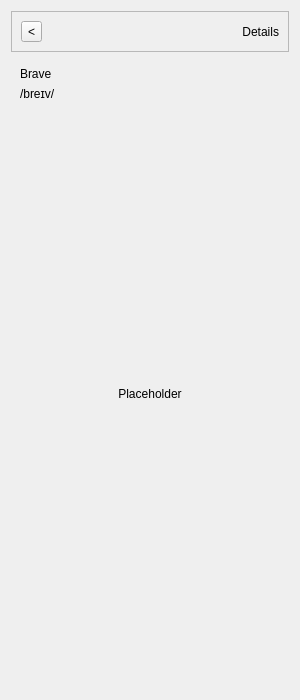
<?xml version="1.0" encoding="UTF-8"?>
<ui version="4.0">
 <class>translationDetail</class>
 <widget class="QWidget" name="translationDetail">
  <property name="geometry">
   <rect>
    <x>0</x>
    <y>0</y>
    <width>300</width>
    <height>700</height>
   </rect>
  </property>
  <property name="windowTitle">
   <string>Form</string>
  </property>
  <layout class="QVBoxLayout" name="verticalLayout">
   <item>
    <widget class="QFrame" name="detailHeader">
     <property name="sizePolicy">
      <sizepolicy hsizetype="Preferred" vsizetype="Fixed">
       <horstretch>0</horstretch>
       <verstretch>0</verstretch>
      </sizepolicy>
     </property>
     <property name="frameShape">
      <enum>QFrame::Shape::StyledPanel</enum>
     </property>
     <property name="frameShadow">
      <enum>QFrame::Shadow::Raised</enum>
     </property>
     <layout class="QHBoxLayout" name="horizontalLayout">
      <item>
       <widget class="QToolButton" name="backButton">
        <property name="text">
         <string>&lt;</string>
        </property>
       </widget>
      </item>
      <item>
       <spacer name="horizontalSpacer_2">
        <property name="orientation">
         <enum>Qt::Orientation::Horizontal</enum>
        </property>
        <property name="sizeHint" stdset="0">
         <size>
          <width>246</width>
          <height>20</height>
         </size>
        </property>
       </spacer>
      </item>
      <item>
       <widget class="QLabel" name="detailTitle">
        <property name="text">
         <string>Details</string>
        </property>
        <property name="alignment">
         <set>Qt::AlignmentFlag::AlignRight|Qt::AlignmentFlag::AlignTrailing|Qt::AlignmentFlag::AlignVCenter</set>
        </property>
       </widget>
      </item>
     </layout>
    </widget>
   </item>
   <item>
    <widget class="QWidget" name="detailContent" native="true">
     <property name="sizePolicy">
      <sizepolicy hsizetype="Preferred" vsizetype="Expanding">
       <horstretch>0</horstretch>
       <verstretch>0</verstretch>
      </sizepolicy>
     </property>
     <layout class="QVBoxLayout" name="verticalLayout_6">
      <item>
       <widget class="QLabel" name="detailSourceText">
        <property name="text">
         <string>Brave</string>
        </property>
        <property name="wordWrap">
         <bool>true</bool>
        </property>
       </widget>
      </item>
      <item>
       <widget class="QLabel" name="detailPronunciation">
        <property name="text">
         <string>/breɪv/</string>
        </property>
       </widget>
      </item>
      <item>
       <spacer name="verticalSpacerTop">
        <property name="orientation">
         <enum>Qt::Orientation::Vertical</enum>
        </property>
        <property name="sizeHint" stdset="0">
         <size>
          <width>20</width>
          <height>259</height>
         </size>
        </property>
       </spacer>
      </item>
      <item>
       <widget class="QLabel" name="detailPlaceholder">
        <property name="text">
         <string>Placeholder</string>
        </property>
        <property name="alignment">
         <set>Qt::AlignmentFlag::AlignCenter</set>
        </property>
       </widget>
      </item>
      <item>
       <spacer name="verticalSpacerBottom">
        <property name="orientation">
         <enum>Qt::Orientation::Vertical</enum>
        </property>
        <property name="sizeHint" stdset="0">
         <size>
          <width>20</width>
          <height>258</height>
         </size>
        </property>
       </spacer>
      </item>
     </layout>
    </widget>
   </item>
  </layout>
 </widget>
 <resources/>
 <connections/>
</ui>
